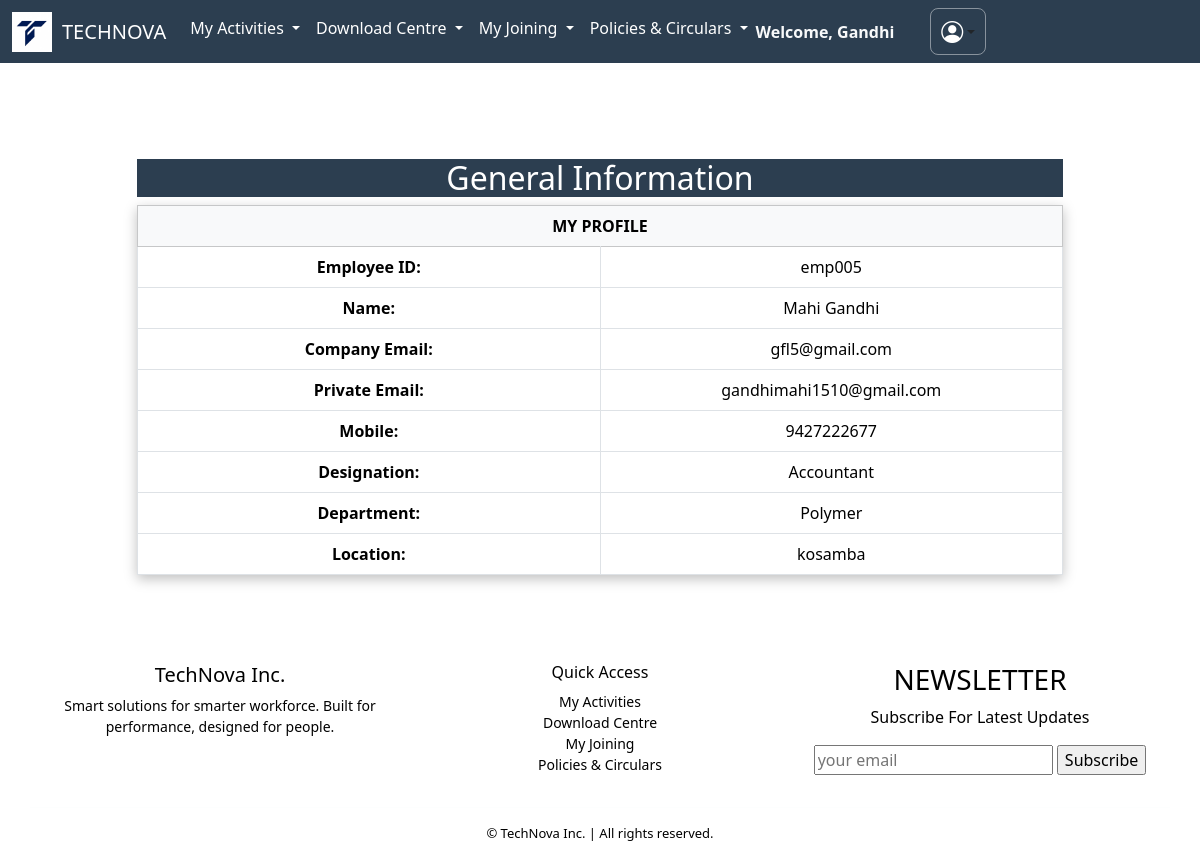
Page /generalinfo/ (signed in) on the committed database.
### apps/dashboard/models.py (models this page shows, shortened)
class BaseClass(models.Model):
    id = models.UUIDField(primary_key=True, default=uuid.uuid4, editable=False)
    created_at = models.DateTimeField(auto_now_add=True)
    updated_at = models.DateTimeField(auto_now=True)
    class Meta:
        abstract = True

class Employee(BaseClass):
    employee_id = models.CharField(max_length=10, unique=True, blank=True)
    first_name = models.CharField(max_length=255,null=False,blank=False)
    last_name = models.CharField(max_length=255,null=False,blank=False)
    company_email = models.EmailField(unique=True,null=False,blank=False)
    pvt_email = models.EmailField(unique=True,null=False,blank=False)
    mobile = models.CharField(max_length=15,null=False,blank=False)
    password = models.CharField(max_length=8, blank=True,null=False)
    doj = models.DateField(verbose_name="Date of Joining",null=False,blank=False)
    dob = models.DateField(verbose_name="Date of Birth", default="2000-01-01")
    location = models.CharField(max_length=100, blank=True, null=True)
    designation = models.CharField(max_length=100, blank=True, null=True)
    department = models.CharField(max_length=100, blank=True, null=True)
    manager = models.CharField(max_length=100, blank=True, null=True)
    photo = models.ImageField(upload_to='employee_photos/', default='default.jpg')

### apps/dashboard/views.py (the view)
# urls.py: path('generalinfo/',generalinfo,name='generalinfo'),
def generalinfo(request):
    employee_id_ = request.session.get('employee_id')
    emp= Employee.objects.get(employee_id= employee_id_)
    context ={
        'employee':emp
    }
    return render(request, 'dashboard/generalinfo.html',context)

### apps/dashboard/templates/dashboard/generalinfo.html (shortened to what this page needs)
{% extends 'dashboard/base.html' %}
{% block body %}
<div class="container py-5">
    <div class="row justify-content-center">
        <div class="col-md-10">
            <h2 class="text-center mb-10">General Information</h2>
            <table class="table table-hover table-bordered text-center mx-auto">
                <thead class="table-light">
                    <tr>
                        <th colspan="2">MY PROFILE</th>
                    </tr>
                </thead>
                <tbody>
                    <tr>
                        <th style="width: 50%;">Employee ID:</th>
                        <td>{{ employee.employee_id }}</td>
                    </tr>
                    <tr>
                        <th>Name:</th>
                        <td>{{ employee.first_name }} {{ employee.last_name }}</td>
                    </tr>
                    <tr>
                        <th>Company Email:</th>
                        <td>{{ employee.company_email }}</td>
                    </tr>
                    <tr>
                        <th>Private Email:</th>
                        <td>{{ employee.pvt_email }}</td>
                    </tr>
                    <tr>
                        <th>Mobile:</th>
                        <td>{{ employee.mobile }}</td>
                    </tr>
                    <tr>
                        <th>Designation:</th>
                        <td>{{ employee.designation }}</td>
                    </tr>
                    <tr>
                        <th>Department:</th>
                        <td>{{ employee.department }}</td>
                    </tr>
                    <tr>
                        <th>Location:</th>
                        <td>{{ employee.location }}</td>
                    </tr>
                </tbody>
            </table>
        </div>
    </div>
</div>
{% endblock %}

### apps/dashboard/templates/dashboard/base.html (shortened to what this page needs)
<!DOCTYPE html>
<html lang="en">
<head>
  <link href="https://cdn.jsdelivr.net/npm/bootstrap@5.3.6/dist/css/bootstrap.min.css"
 rel="stylesheet" />
  <link rel="stylesheet" href="https://cdnjs.cloudflare.com/ajax/libs/font-awesome/6.5.0/css/all.min.css">
 <link rel="stylesheet" href="https://cdnjs.cloudflare.com/ajax/libs/font-awesome/6.4.0/css/all.min.css">
  <link rel="stylesheet" href="https://cdnjs.cloudflare.com/ajax/libs/font-awesome/6.4.0/css/all.min.css">
  <link rel="stylesheet" href="https://cdn.jsdelivr.net/npm/bootstrap-icons@1.11.3/font/bootstrap-icons.css">
</head>
<body>
  <nav class="navbar navbar-expand-lg navbar-cyan">
    <div class="container-fluid">
      <img src="/media/]logoog.jpg" alt="Login Banner"
        style="height: 40px; width: auto; object-fit: contain; vertical-align: middle; margin-right: 10px;">
      <a class="navbar-brand" href="{% url 'index_inner' %}">TECHNOVA</a>
      <div class="collapse navbar-collapse" id="navbarScroll">
        <ul class="navbar-nav me-auto my-2 my-lg-0 navbar-nav-scroll" style="--bs-scroll-height: 100px;">
          <li class="nav-item dropdown">
            <a class="nav-link dropdown-toggle" href="#" role="button" data-bs-toggle="dropdown" aria-expanded="false">
              My Activities
            </a>
          </li>
          <li class="nav-item dropdown">
            <a class="nav-link dropdown-toggle" href="#" role="button" data-bs-toggle="dropdown" aria-expanded="false">
              Download Centre
            </a>
          </li>
          <li class="nav-item dropdown">
            <a class="nav-link dropdown-toggle" href="#" role="button" data-bs-toggle="dropdown" aria-expanded="false">
              My Joining
            </a>
          </li>
          <li class="nav-item dropdown">
            <a class="nav-link dropdown-toggle" href="#" role="button" data-bs-toggle="dropdown" aria-expanded="false">
              Policies & Circulars
            </a>
          </li>
<div class="d-flex align-items-center ms-auto">
            {% if request.session.employee_name %}
            <span class="me-3 text-light fw-bold">Welcome, {{ request.session.employee_name }}</span>
            {% endif %}
<div class="dropdown d-flex align-items-center ms-auto">
  <button class="btn dropdown-toggle d-flex align-items-center justify-content-center"
          type="button" id="userMenu" data-bs-toggle="dropdown" aria-expanded="false"
          style="background-color: transparent; border: 1px solid #ffffff70; padding: 6px 10px; border-radius: 8px;">
    <i class="bi bi-person-circle" style="font-size: 22px; color: white;"></i>
  </button>
</div>
      </div>
    </div>
  </nav>
  <BR></BR>
  {% block body %}
  {% endblock %}
  <footer class="mt-4" style="background: #ffffff; color: black; ">
    <div class="container text-center">
      <div class="row">
        <div class="col-md-4 mb-3">
          <h5>TechNova Inc.</h5>
          <p style="font-size: 14px;">Smart solutions for smarter workforce. Built for performance, designed for people.
          </p>
        </div>
        <div class="col-md-4 mb-3">
          <h6>Quick Access</h6>
          <ul class="list-unstyled" style="font-size: 14px;">
            <li><a href="{% url 'claims_page' %}" class="text-black text-decoration-none">My Activities</a></li>
            <li><a href="{% url 'salary' %}" class="text-black text-decoration-none">Download Centre</a></li>
            <li><a href="{% url 'generalinfo' %}" class="text-black text-decoration-none">My Joining</a></li>
            <li><a href="{% url 'policy_and_circular' %}" class="text-black text-decoration-none">Policies &
                Circulars</a></li>
          </ul>
        </div>
        <div class="col-md-4 mb-3">
          <h3>NEWSLETTER</h3>
          <p>Subscribe For Latest Updates</p>
          <input type="email" placeholder="your email" class="email">
          <input type="submit" value="Subscribe" class="btn-btn-danger">
        </div>
        <hr class="border-light">
        <div style="font-size: 13px;">&copy; {{ current_year }} TechNova Inc. | All rights reserved.</div>
      </div>
  </footer>
</body>
</html>

### apps/dashboard/templates/dashboard/base.html (style rules this page uses)
html, body { height: 100%; margin: 0; background: #ffffff; }
.navbar-cyan { background-color: #2c3e50; }
.navbar-cyan .nav-link, .navbar-cyan .navbar-brand { color: #ffffff !important; }
.navbar-cyan .dropdown { color: black !important; }

### apps/dashboard/templates/dashboard/generalinfo.html (style rules this page uses)
h2 { background-color: #2c3e50; ; color: white; }
table { border-radius: -150px; overflow: hidden; box-shadow: 0 4px 12px rgba(0, 0, 0, 0.25); }

### rows in the picture
Employee: session.employee_name "Gandhi", employee_id "emp005", first_name "Mahi", last_name "Gandhi", company_email "gfl5@gmail.com", pvt_email "gandhimahi1510@gmail.com", mobile "9427222677", designation "Accountant", department "Polymer", location "kosamba"
